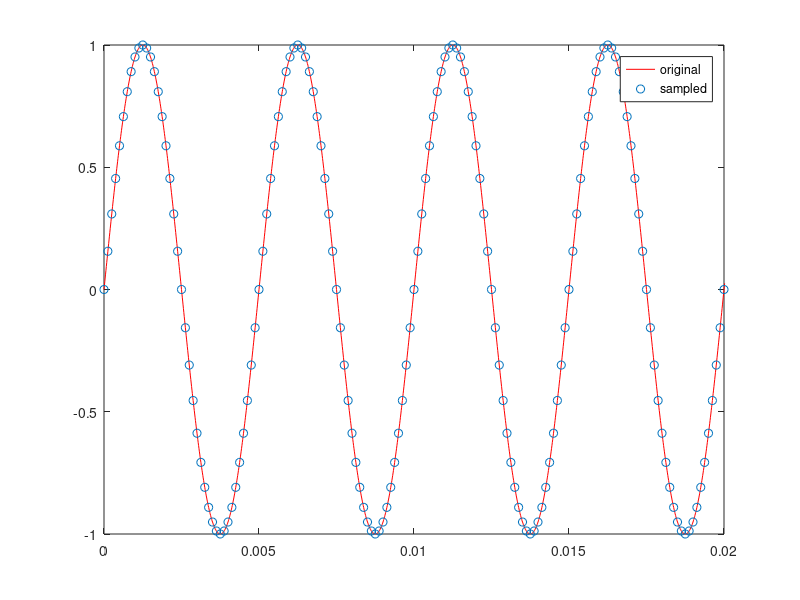
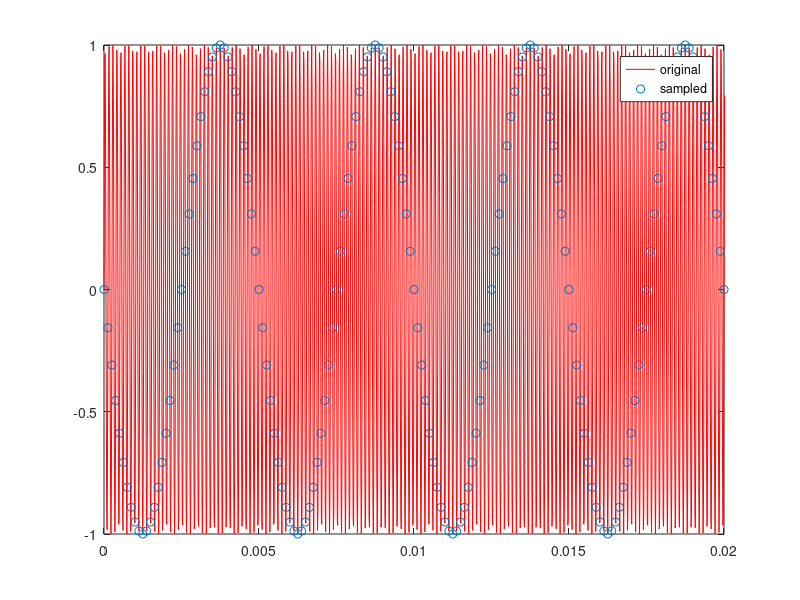

The MATLAB source for these figures, in order:
sampling_freq = 8000;

t_original = 0:1/80000:2;
t_sample = 0:1/sampling_freq:2;

%%%%%%%%%%%%%%%%%%%%%%%%%%%%%%%%%%%%%%%%%%%%%%%%%%%%%%%%%%%%%%%%%%%%%

function_freq_1 = 200;

y_original = sin(2*pi*function_freq_1*t_original);
y_sample = sin(2*pi*function_freq_1*t_sample);

figure(1);
plot(t_original,y_original,'r-',t_sample,y_sample,'o');
legend('original', 'sampled');
%set(gca,'xlim',[0 1/function_freq*30]);
set(gca,'xlim',[0 1/50]);

%%%%%%%%%%%%%%%%%%%%%%%%%%%%%%%%%%%%%%%%%%%%%%%%%%%%%%%%%%%%%%%%%%%%%

function_freq_2 = 7800;

y_original_2 = sin(2*pi*function_freq_2*t_original);
y_sample_2 = sin(2*pi*function_freq_2*t_sample);

figure(2);
plot(t_original,y_original_2,'r-',t_sample,y_sample_2,'o');
legend('original', 'sampled');
%set(gca,'xlim',[0 1/function_freq*30]);
set(gca,'xlim',[0 1/50]);


sound(y_sample);
pause(2);

sound(y_sample_2);
pause(2);

clear;